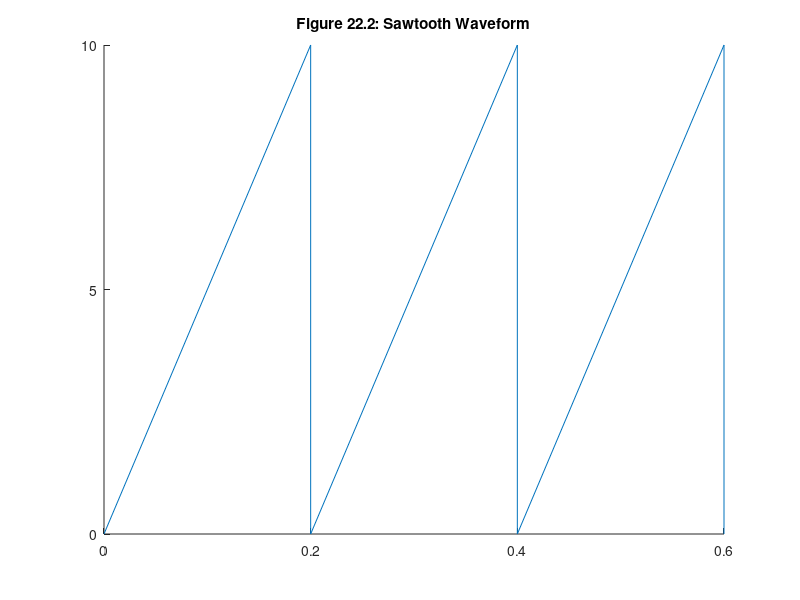

The MATLAB source for this figure:
% mm2202.m

t=[0 .2 .2 .4 .4 .6 .6];
s=[0 10 0  10  0 10  0];
plot(t,s)
axis([0 .6 0 10])
set(gca,'Xtick',[0 .2 .4 .6],...
   'Ytick',[0 5 10],'Box','off')
title('Figure 22.2: Sawtooth Waveform')
